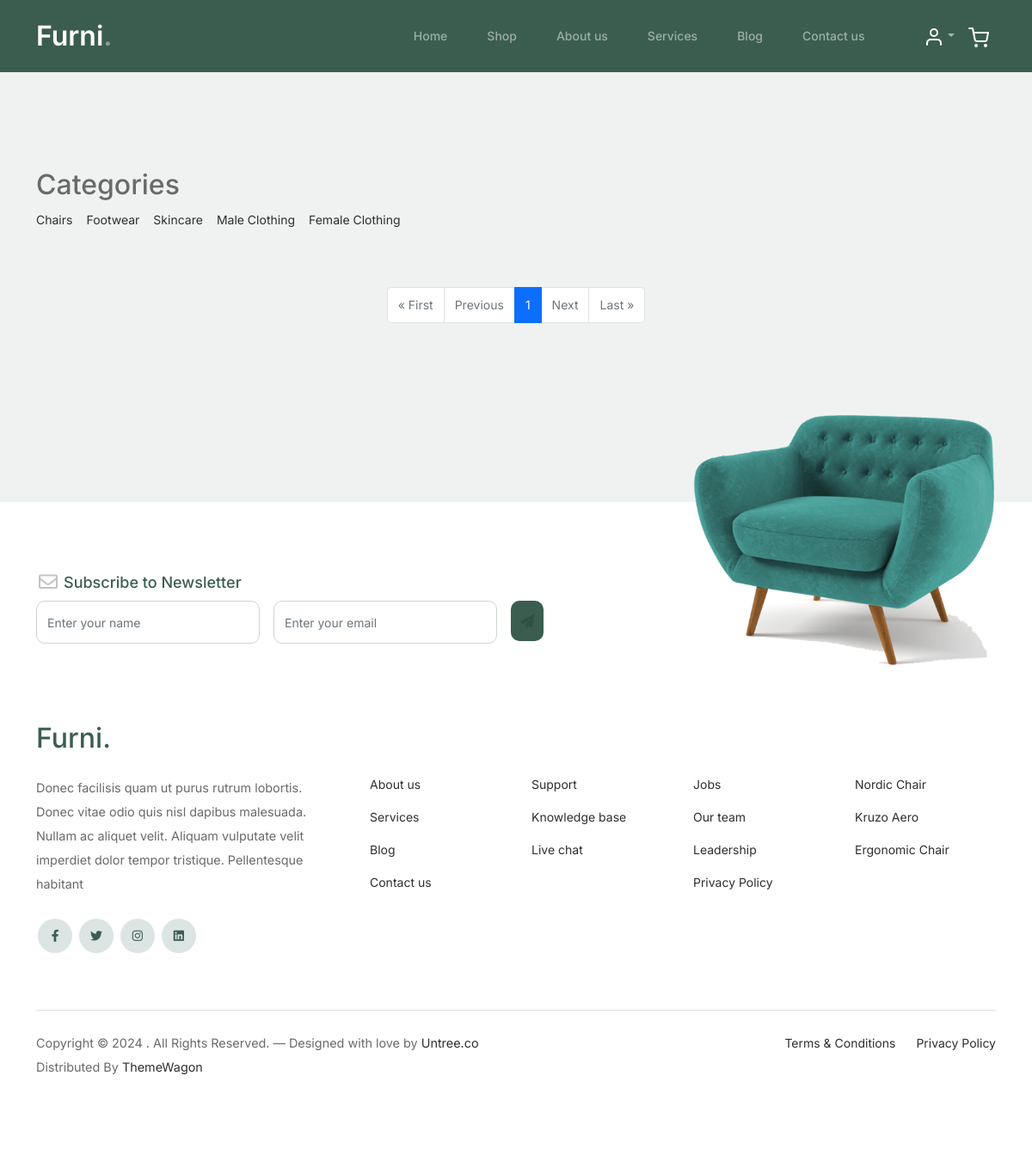
The app's page /shop/?category=Footwear (signed in) with its own data.
### ecommerce/models.py (models this page shows, shortened)
class Category(models.Model):
    name = models.CharField(max_length=50)

### ecommerce/views.py (the view)
# urls.py: path("shop/", views.shop, name="shop"),
def shop(request):
    categories = Category.objects.all()
    selected_category = request.GET.get("category")
    products = (
        Product.objects.filter(category__name=selected_category)
        if selected_category
        else Product.objects.all()
    )
    paginator = Paginator(products, 10)  # Show 10 products per page
    page_number = request.GET.get("page")
    page_obj = paginator.get_page(page_number)
    return render(
        request,
        "ecommerce/shop.html",
        {
            "page_obj": page_obj,
            "categories": categories,
            "selected_category": selected_category,
        },
    )

### ecommerce/templates/ecommerce/shop.html (shortened to what this page needs)
{% extends 'base.html' %}
{% load static %}
{% block content %}
<div class="untree_co-section product-section before-footer-section">
  <div class="container">
    <div class="row mb-5">
      <div class="col-lg-12">
        <div class="category-filter">
          <h2>Categories</h2>
          <ul class="list-unstyled d-flex">
            {% for category in categories %}
            <li class="me-3">
              <a href="?category={{ category.name }}" class="text-decoration-none">{{ category.name }}</a>
            </li>
            {% endfor %}
          </ul>
        </div>
      </div>
    </div>
    <div class="pagination d-flex justify-content-center">
      <ul class="pagination">
        {% if page_obj.has_previous %}
          <li class="page-item">
            <a class="page-link" href="?page=1{% if selected_category %}&category={{ selected_category }}{% endif %}">&laquo; First</a>
          </li>
          <li class="page-item">
            <a class="page-link" href="?page={{ page_obj.previous_page_number }}{% if selected_category %}&category={{ selected_category }}{% endif %}">Previous</a>
          </li>
        {% else %}
          <li class="page-item disabled">
            <a class="page-link" tabindex="-1">&laquo; First</a>
          </li>
          <li class="page-item disabled">
            <a class="page-link" tabindex="-1">Previous</a>
          </li>
        {% endif %}
        {% for num in page_obj.paginator.page_range %}
          {% if page_obj.number == num %}
            <li class="page-item active">
              <span class="page-link">{{ num }}</span>
            </li>
          {% elif num > page_obj.number|add:-3 and num < page_obj.number|add:3 %}
            <li class="page-item">
              <a class="page-link" href="?page={{ num }}{% if selected_category %}&category={{ selected_category }}{% endif %}">{{ num }}</a>
            </li>
          {% endif %}
        {% endfor %}
        {% if page_obj.has_next %}
          <li class="page-item">
            <a class="page-link" href="?page={{ page_obj.next_page_number }}{% if selected_category %}&category={{ selected_category }}{% endif %}">Next</a>
          </li>
          <li class="page-item">
            <a class="page-link" href="?page={{ page_obj.paginator.num_pages }}{% if selected_category %}&category={{ selected_category }}{% endif %}">Last &raquo;</a>
          </li>
        {% else %}
          <li class="page-item disabled">
            <a class="page-link" tabindex="-1">Next</a>
          </li>
          <li class="page-item disabled">
            <a class="page-link" tabindex="-1">Last &raquo;</a>
          </li>
        {% endif %}
      </ul>
    </div>
  </div>
</div>
{% endblock %}

### static/css/style.css (style rules this page uses)
body { overflow-x: hidden; position: relative; }
body { font-family: "Inter", sans-serif; font-weight: 400; line-height: 28px; color: #6a6a6a; font-size: 14px; background-color: #eff2f1; }
a { text-decoration: none; -webkit-transition: 0.3s all ease; -o-transition: 0.3s all ease; transition: 0.3s all ease; color: #2f2f2f; text-decoration: underline; }
.product-section { padding: 7rem 0; }
.before-footer-section { padding: 7rem 0 12rem 0 !important; }
.untree_co-section { padding: 7rem 0; }
h2 { margin-bottom: 0.5rem; }

### records on screen
Category: name "Chairs"
Category: name "Footwear"
Category: name "Skincare"
Category: name "Male Clothing"
Category: name "Female Clothing"

### other values on screen
{{ num }} "1"
